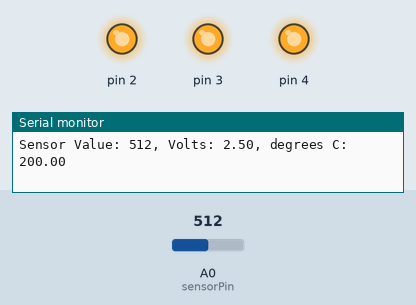
Simulated run of this sketch. Board: Arduino Uno, built with avr-gcc and run on an emulated ATmega328P. Parts: output pins drawn as LEDs (lit = HIGH), the last lines printed to the serial monitor. The inputs (shaded band) are chosen by the test bench; at power-on: A0 (sensorPin) = 512.

Above: at 1.2 s.
1.3 s: A0 (sensorPin) set to 171
4.3 s: A0 (sensorPin) set to 155
At 5.5 s:
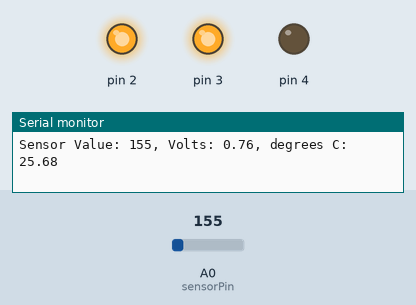
5.8 s: A0 (sensorPin) set to 122
At 6.4 s:
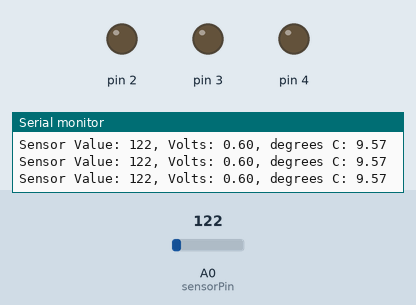
7.3 s: A0 (sensorPin) set to 306
At 8.0 s:
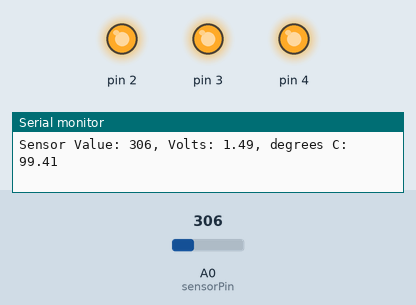
Timing chart, 0 to 9.8 s (numbered marks = the images above; inputs shaded):
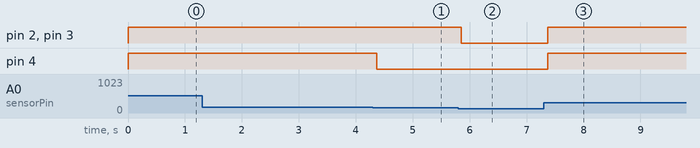

The sketch:

Sketch6.ino
```cpp
/*
 Name:		Sketch6.ino
 Created:	7/28/2020 9:13:18 AM
 Author:	Janie
*/

const int sensorPin = A0;
const float baselineTemp = 20.0;

// the setup function runs once when you press reset or power the board
void setup() {
	Serial.begin(9600);
	for (int i = 2; i < 5; i++)
	{
		pinMode(i, OUTPUT);
		digitalWrite(i, LOW);
	}
}

// the loop function runs over and over again until power down or reset
void loop() {
	int sensorVal = analogRead(sensorPin);
	Serial.print("Sensor Value: ");
	Serial.print(sensorVal);
	float voltage = (sensorVal/1024.0) * 5.0;
	Serial.print(", Volts: ");
	Serial.print(voltage);
	Serial.print(", degrees C: ");
	float temperature = (voltage - .5) * 100;
	Serial.print(temperature);
	Serial.print("\n");
	Serial.print("\n");
	Serial.print("\n");
	Serial.print("\n");
	Serial.print("\n");

	if (temperature<baselineTemp+2) {
		digitalWrite(2, LOW);
		digitalWrite(3, LOW);
		digitalWrite(4, LOW);
	}
	else if (temperature >= baselineTemp + 2 && temperature < baselineTemp + 4) {
		digitalWrite(2, HIGH);
		digitalWrite(3, LOW);
		digitalWrite(4, LOW);
	}
	else if (temperature >= baselineTemp + 4 && temperature < baselineTemp + 6) {
		digitalWrite(2, HIGH);
		digitalWrite(3, HIGH);
		digitalWrite(4, LOW);
	}
	else if (temperature >= baselineTemp + 6) {
		digitalWrite(2, HIGH);
		digitalWrite(3, HIGH);
		digitalWrite(4, HIGH);
	}
	delay(1);
}
```

Measured:
- the behaviour switches between 156 and 155 on A0 (sensorPin) (found by bisection; images 0 and 1)
- after the input at 4.3 s, pin 4: HIGH → LOW after 0.07 s
- after the input at 5.8 s, pin 2, pin 3: HIGH → LOW after 0.06 s
- after the input at 7.3 s, pin 2–4: LOW → HIGH after 0.07 s
